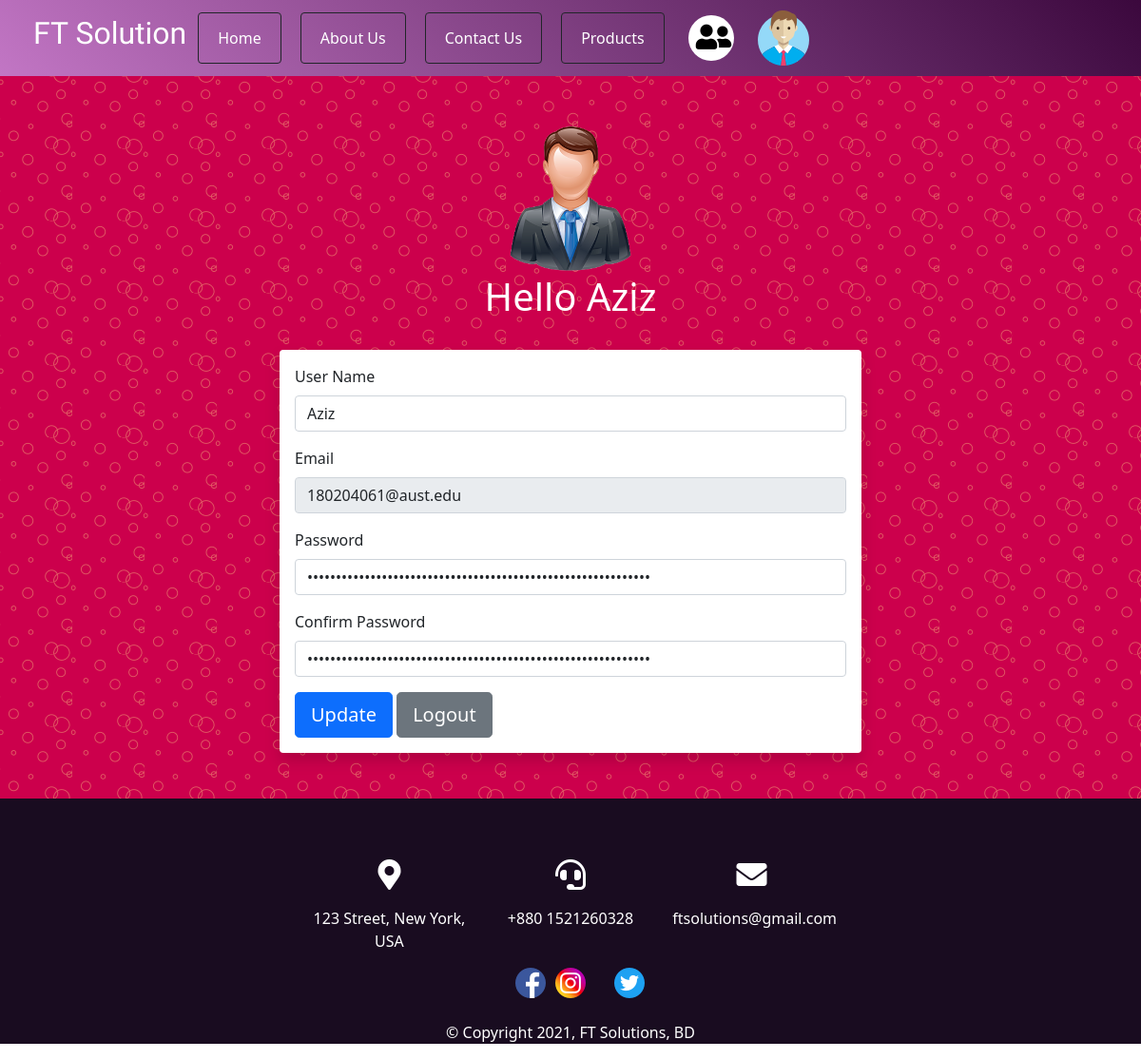
Screenshot of /userProfile.php (signed in) with the database file from the repository.
### tables this page shows
CREATE TABLE `navbar` (
  `page_id` int(11) NOT NULL,
  `page_name` varchar(255) NOT NULL,
  `page_link` varchar(255) NOT NULL
);

CREATE TABLE `users` (
  `userID` int(11) NOT NULL,
  `username` varchar(255) NOT NULL,
  `Email` varchar(255) NOT NULL,
  `password` text NOT NULL,
  `status` int(11) NOT NULL DEFAULT 2,
  `created_at` datetime NOT NULL DEFAULT current_timestamp()
);

CREATE TABLE `footer` (
  `footer_id` int(11) NOT NULL,
  `address` varchar(255) NOT NULL,
  `phone_no` varchar(255) NOT NULL,
  `email` varchar(255) NOT NULL
);

### html/userProfile.php (the view, shortened to what this page needs)
<?php
include 'config.php';
$userid = $_SESSION["userid"];
?>
<!DOCTYPE html>
<html lang="en">
<head>
    <link href="https://cdn.jsdelivr.net/npm/bootstrap@5.0.2/dist/css/bootstrap.min.css" rel="stylesheet">
    <link href="https://cdn.jsdelivr.net/npm/bootstrap@5.0.2/dist/css/bootstrap.min.css" rel="stylesheet">
    <link rel="stylesheet" href="../css/style.css">
    <link rel="stylesheet" href="../css/font-awesome/all.css">
</head>
<body>
    <header class="d-flex">
        <div>
            <h2 class="logo mt-3">FT Solution</h2>
        </div>
        <div>
            <?php
                include "navbar.php";
            ?>
    <section class="" style="background-image:url(../images/profileBg.png); overflow:hidden">
        <div class="text-center img-fluid">
            <img class="mt-5" src="../images/dp.png" alt="" style="width: 10rem">
        </div>
        <?php
        $query = "select username from users where userID = '$userid'";
        $result = mysqli_query($conn, $query);
        if (mysqli_num_rows($result) > 0) {
            while ($row = mysqli_fetch_array($result)) {
        ?>
                <h1 class="text-center" style="color:white">Hello <?php echo $row["username"]; ?></h1>
        <?php
            }
        }
        ?>
        <div class="row">
                <aside class="card p-3 border-0 shadow rounded container mt-4 col-md-6 mb-5">
                    <form action="" method="post">
                        <?php
                        $sql = "select * from users where userID='$userid'";
                        $result = mysqli_query($conn, $sql);
                        if (mysqli_num_rows($result) > 0) {
                            while ($row = mysqli_fetch_assoc($result)) {
                        ?>
                                <div class="mb-3">
                                    <label for="exampleInputEmail1" class="form-label">User Name</label>
                                    <input type="text" name="username" class="form-control" value="<?php echo $row['username']; ?>" required>
                                </div>
                                <div class="mb-3">
                                    <label for="exampleInputEmail1" class="form-label">Email</label>
                                    <input type="text" name="Email" class="form-control" value="<?php echo $row['Email']; ?>" disabled required>
                                </div>
                                <div class="mb-3">
                                    <label for="exampleInputEmail1" class="form-label">Password</label>
                                    <input type="password" name="password" class="form-control" value="<?php echo $row['password']; ?>" required>
                                </div>
                                <div class="mb-3">
                                    <label for="exampleInputEmail1" class="form-label">Confirm Password</label>
                                    <input type="password" name="confirm_password" class="form-control" value="<?php echo $row['password']; ?>" required>
                                </div>
                        <?php
                            }
                        }
                        ?>
                        <button type="submit" name="save" class="btn btn-primary btn-lg">Update</button>
                        <button type="submit" name="logout" class="btn btn-secondary btn-lg">Logout</button>
                    </form>
                </aside>
        </div>
    </section>
    <footer>
        <?php
            include "footer.php";
        ?>
    </footer>
</body>
</html>

### html/navbar.php (shortened to what this page needs)
<nav class="navbar navbar-expand-lg navbar-light navbar-fixed-top navbar">
    <div class="container-fluid">
        <div class="collapse navbar-collapse" id="navbarSupportedContent">
            <ul class="navbar-nav me-auto mb-2 mb-lg-0 ">
                <?php
                $query = "select * from navbar order by page_id";
                $result = mysqli_query($conn, $query);
                if (mysqli_num_rows($result) > 0) {
                    while ($row_navbar = mysqli_fetch_array($result)) {
                ?>
                        <li class="nav-item">
                            <button type="button" class="nav-btn btn btn-outline-dark">
                                <a class="nav-link active text-white" aria-current="page" href="<?php echo  $row_navbar["page_link"]; ?>"><?php echo  $row_navbar["page_name"]; ?></a>
                            </button>
                        </li>
                <?php
                    }
                }
                ?>
                <li>
                    <a href="teamPage.php">
                        <i class="team-icon fas fa-user-friends rounded-circle float-end" data-bs-toggle="tooltip" data-bs-placement="bottom" title="Team page"></i>
                    </a>
                </li>
                <li class="nav-item">
                    <a href="userProfile.php">
                        <img class="user-icon" src="../images/user.png" alt="user" data-bs-toggle="tooltip" data-bs-placement="bottom" title="User Profile">
                    </a>
                </li>
        </div>
    </div>
    </div>
</header>

### html/footer.php
<?php
$sql = "select * from footer";
$result = mysqli_query($conn, $sql);
$row = mysqli_fetch_assoc($result);
?>
<section class="container d-flex justify-content-evenly">
    <div class="row d-flex justify-content-center mt-5">
        <div class="text-center col-md-4 sm-12 ">
            <i class="text-center fas fa-map-marker-alt fa-2x mt-3 text-white"></i>
            <p class="text-center text-white mt-3 "><?php echo $row['address']; ?></p>
        </div>
        <div class="text-center col-md-4 sm-12">
            <i class="fas fa-headset fa-2x mt-3 text-white"></i>
            <p class="text-center text-white mt-3"><?php echo $row['phone_no']; ?></p>
        </div>
        <div class="text-center col-md-4 sm-12">
            <i class="fas fa-envelope fa-2x mt-3 text-white"></i>
            <p class="text-center text-white mt-3"><?php echo $row['email']; ?></p>
        </div>
    </div>
</section>
<div class="container d-flex justify-content-center mb-4">
    <img  src="../images/facebook.png" alt="">
    <img  src="../images/instagram.png" alt="" style="margin: 0 10px 0 10px">
    <img  src="../images/twitter.png" alt="">
</div>
<div>
    <p class="text-center" style="color: white">© Copyright 2021, FT Solutions, BD</p>
</div>

### css/style.css (style rules this page uses)
* { margin: 0; padding: 0; }
header { background-image: linear-gradient(45deg, #9d23a19f, #3b083d); }
.nav-btn { margin: 5px 20px 0 0; }
.logo { font-family: 'Orbitron', sans-serif; color: #ffffff; margin: 0 0 0 35px; }
.team-icon { color: black; background-color: white; padding:8px; margin: 8px 0 0 5px; width: 48px; height: 48px; font-size: 30px; }
.user-icon { margin: 0 0 0 20px; font-size: 20px; }
footer { background-color:#190c20; }
footer img { margin-left: 20px; }
footer i { color: white; }

### rows the page displays
navbar: page_name "Home"
navbar: page_name "About Us"
navbar: page_name "Contact Us"
navbar: page_name "Products"
users: username "Aziz", Email "180204061@aust.edu"
footer: address "123 Street, New York, USA", phone_no "+880 1521260328", email "ftsolutions@gmail.com"
